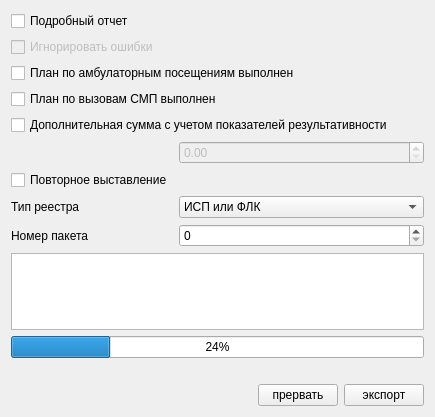
<?xml version="1.0" encoding="UTF-8"?>
<ui version="4.0">
 <class>ExportPage1</class>
 <widget class="QWidget" name="ExportPage1">
  <property name="geometry">
   <rect>
    <x>0</x>
    <y>0</y>
    <width>435</width>
    <height>417</height>
   </rect>
  </property>
  <property name="windowTitle">
   <string>Form</string>
  </property>
  <layout class="QGridLayout">
   <item row="0" column="0" colspan="5">
    <spacer>
     <property name="orientation">
      <enum>Qt::Vertical</enum>
     </property>
     <property name="sizeHint" stdset="0">
      <size>
       <width>20</width>
       <height>40</height>
      </size>
     </property>
    </spacer>
   </item>
   <item row="2" column="0">
    <widget class="QCheckBox" name="chkIgnoreErrors">
     <property name="enabled">
      <bool>false</bool>
     </property>
     <property name="text">
      <string>Игнорировать ошибки</string>
     </property>
    </widget>
   </item>
   <item row="11" column="0" colspan="5">
    <widget class="CProgressBar" name="progressBar">
     <property name="value">
      <number>24</number>
     </property>
    </widget>
   </item>
   <item row="14" column="0" colspan="5">
    <spacer>
     <property name="orientation">
      <enum>Qt::Vertical</enum>
     </property>
     <property name="sizeHint" stdset="0">
      <size>
       <width>20</width>
       <height>40</height>
      </size>
     </property>
    </spacer>
   </item>
   <item row="10" column="0" colspan="5">
    <widget class="QTextBrowser" name="logBrowser"/>
   </item>
   <item row="1" column="0">
    <widget class="QCheckBox" name="chkVerboseLog">
     <property name="text">
      <string>Подробный отчет</string>
     </property>
    </widget>
   </item>
   <item row="13" column="0" colspan="5">
    <layout class="QHBoxLayout" name="horizontalLayout">
     <item>
      <widget class="QLabel" name="lblRevision">
       <property name="enabled">
        <bool>false</bool>
       </property>
       <property name="text">
        <string/>
       </property>
      </widget>
     </item>
     <item>
      <spacer>
       <property name="orientation">
        <enum>Qt::Horizontal</enum>
       </property>
       <property name="sizeHint" stdset="0">
        <size>
         <width>40</width>
         <height>20</height>
        </size>
       </property>
      </spacer>
     </item>
     <item>
      <widget class="QPushButton" name="btnCancel">
       <property name="text">
        <string>прервать</string>
       </property>
      </widget>
     </item>
     <item>
      <widget class="QPushButton" name="btnExport">
       <property name="text">
        <string>экспорт</string>
       </property>
      </widget>
     </item>
    </layout>
   </item>
   <item row="12" column="0" colspan="5">
    <widget class="QLabel" name="lblElapsed">
     <property name="text">
      <string/>
     </property>
    </widget>
   </item>
   <item row="8" column="0">
    <widget class="QLabel" name="lblRegistryType">
     <property name="text">
      <string>Тип реестра</string>
     </property>
    </widget>
   </item>
   <item row="8" column="1" colspan="4">
    <widget class="QComboBox" name="cmbRegistryType">
     <item>
      <property name="text">
       <string>ИСП или ФЛК</string>
      </property>
     </item>
     <item>
      <property name="text">
       <string>оплата</string>
      </property>
     </item>
    </widget>
   </item>
   <item row="9" column="0">
    <widget class="QLabel" name="lblPacketNumber">
     <property name="text">
      <string>Номер пакета</string>
     </property>
    </widget>
   </item>
   <item row="9" column="1" colspan="4">
    <widget class="QSpinBox" name="edtPacketNumber"/>
   </item>
   <item row="3" column="0" colspan="5">
    <widget class="QCheckBox" name="chkAmbulancePlanComplete">
     <property name="text">
      <string>План по амбулаторным посещениям выполнен</string>
     </property>
    </widget>
   </item>
   <item row="4" column="0" colspan="5">
    <widget class="QCheckBox" name="chkEmergencyPlanComplete">
     <property name="text">
      <string>План по вызовам СМП выполнен</string>
     </property>
    </widget>
   </item>
   <item row="7" column="0">
    <widget class="QCheckBox" name="chkReexposed">
     <property name="text">
      <string>Повторное выставление</string>
     </property>
    </widget>
   </item>
   <item row="5" column="0" colspan="5">
    <widget class="QCheckBox" name="chkAdditionalSumOfPCF">
     <property name="text">
      <string>Дополнительная сумма с учетом показателей результативности</string>
     </property>
    </widget>
   </item>
   <item row="6" column="1" colspan="4">
    <widget class="QDoubleSpinBox" name="edtAdditionalSumOfPCF">
     <property name="enabled">
      <bool>false</bool>
     </property>
     <property name="maximum">
      <double>999999999.990000009536743</double>
     </property>
    </widget>
   </item>
  </layout>
 </widget>
 <customwidgets>
  <customwidget>
   <class>CProgressBar</class>
   <extends>QProgressBar</extends>
   <header>library/ProgressBar.h</header>
  </customwidget>
 </customwidgets>
 <resources/>
 <connections>
  <connection>
   <sender>chkAdditionalSumOfPCF</sender>
   <signal>toggled(bool)</signal>
   <receiver>edtAdditionalSumOfPCF</receiver>
   <slot>setEnabled(bool)</slot>
   <hints>
    <hint type="sourcelabel">
     <x>241</x>
     <y>111</y>
    </hint>
    <hint type="destinationlabel">
     <x>244</x>
     <y>134</y>
    </hint>
   </hints>
  </connection>
 </connections>
</ui>
